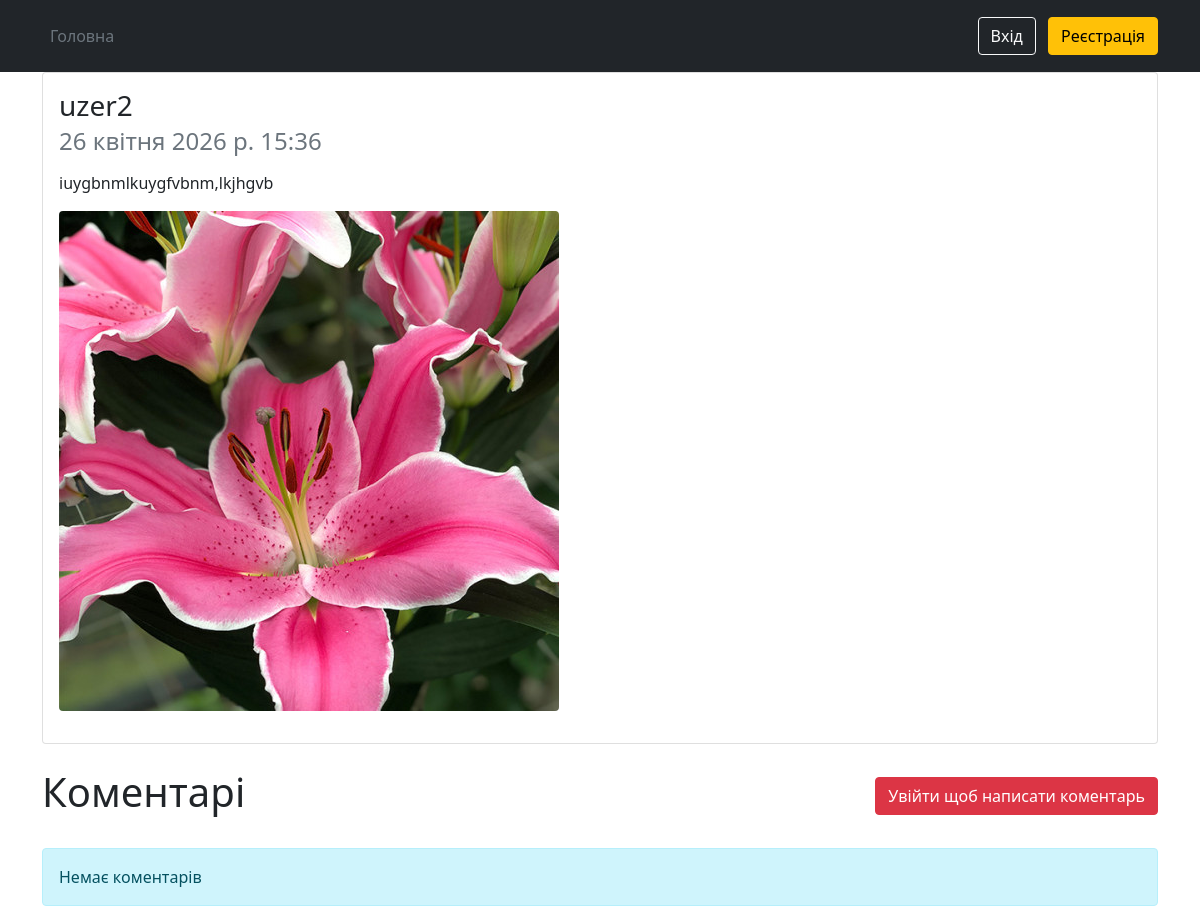
Page /posts/4/post-comments/ on the earlier database version.
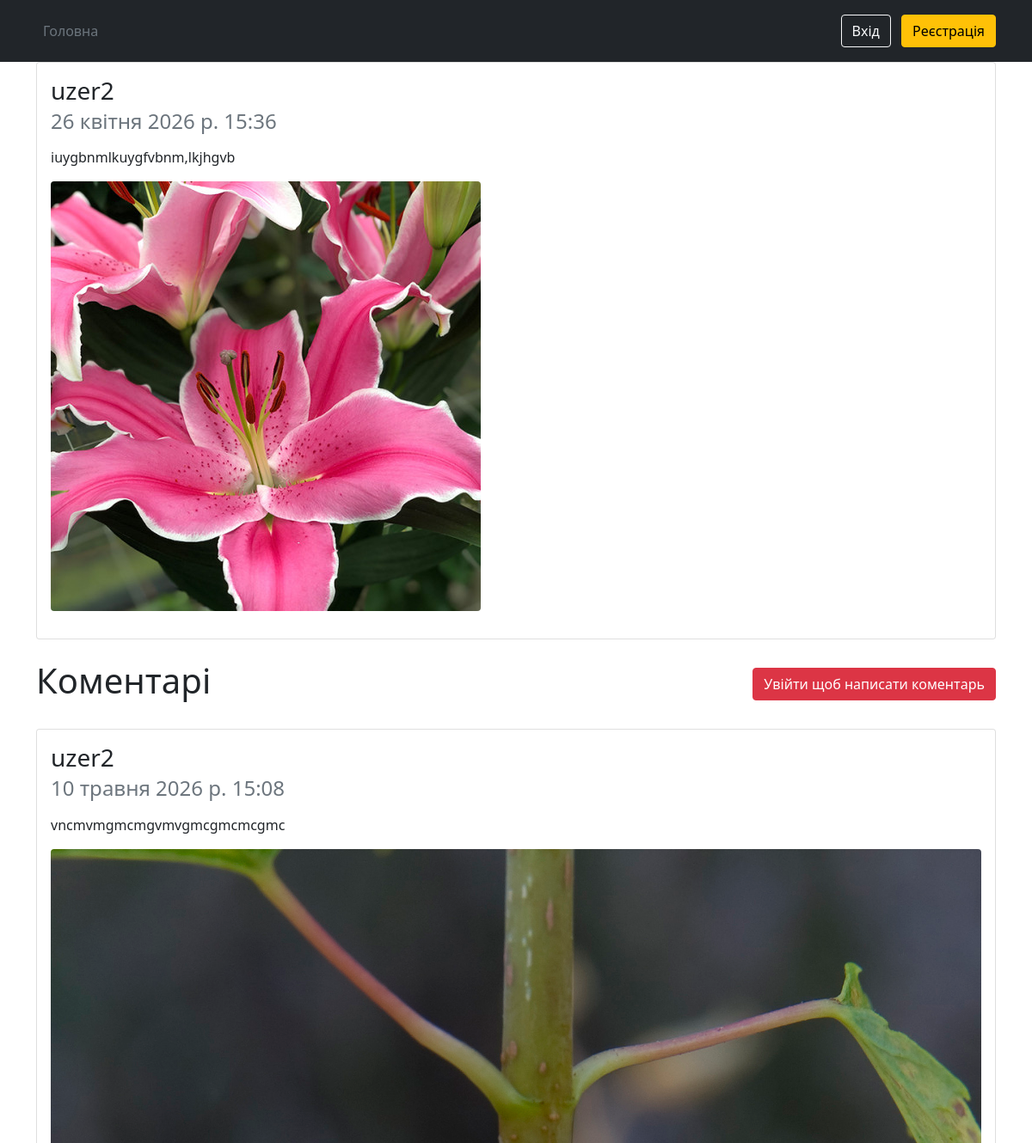
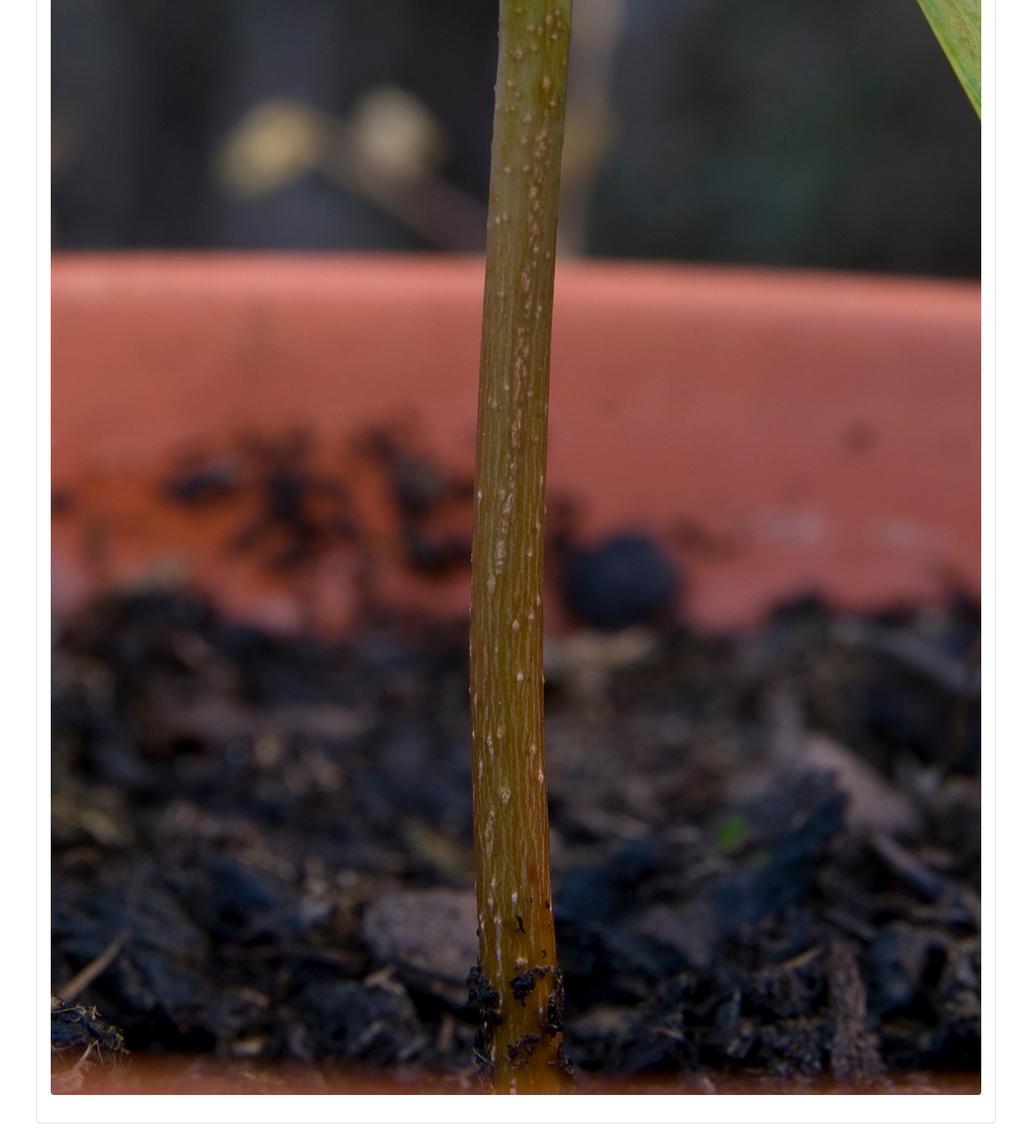
Same page on the later database version (2 pictures, top to bottom).
### notes/models.py (models this page shows)
class Comment(models.Model):
    post =models.ForeignKey(Post,on_delete=models.CASCADE,related_name="comments")
    nickname =models.ForeignKey(User,on_delete=models.CASCADE,related_name="comments")
    text = models.TextField()
    image = models.ImageField(upload_to="images/",blank=True,null=True)
    post_date = models.DateTimeField(auto_now_add=True)

### notes/views.py (the view)
# urls.py: path("posts/<int:post_id>/post-comments/", views.post_comments,name="post_comments"),
def post_comments(request,post_id):
    post=get_object_or_404(Post,id=post_id)
    comments = Comment.objects.filter(post_id=post_id).select_related("nickname").order_by("-post_date")
    return render(request,"post_comments.html",{"post":post,"comments":comments})

### templates/post_comments.html (shortened to what this page needs)
{% extends "base.html" %}
{% block content %}
<div class="card mb-4">
    <div class="card-body">
        <h3 class="card-title">{{ post.nickname.username }}</h3>
        <h4 class="card-subtitle mb-2 text-muted">{{ post.post_date }}</h4>
        <p class="card-text mt-3">{{ post.text }}</p>
        {% if post.image %}
        <img src="{{ post.image.url }}" class="img-fluid rounded mb-3" alt="Тут була картинка">
        {% endif %}
    </div>
</div>
<div class="d-flex justify-content-between align-items-center mb-4">
    <h1>Коментарі</h1>
    {% if user.is_authenticated %}
    <a href="{% url 'create_comment' post.id %}" class="btn btn-info">Написати коментарь</a>
{% else %}
<a href="{% url 'login' %}" class="btn btn-danger">Увійти щоб написати коментарь</a>
{% endif %}
</div>
{% for comment in comments %}
<div class="card mb-4">
    <div class="card-body">
        <h3 class="card-title">{{ comment.nickname.username }}</h3>
        <h4 class="card-subtitle mb-2 text-muted">{{ comment.post_date }}</h4>
        <p class="card-text mt-3">{{ comment.text }}</p>
        {% if comment.image %}
        <img src="{{ comment.image.url }}" class="img-fluid rounded mb-3" alt="Тут була картинка">
        {% endif %}
    </div>
</div>
{% empty %}
<div class="alert alert-info">Немає коментарів</div>
{% endfor %}
{% endblock %}

Differences in the rows shown:
added Comment: nickname.username "uzer2", post_date "10 травня 2026 р. 15:08", text "vncmvmgmcmgvmvgmcgmcmcgmc", image (picture)
Other differences:
text no longer shown: "Немає коментарів"
